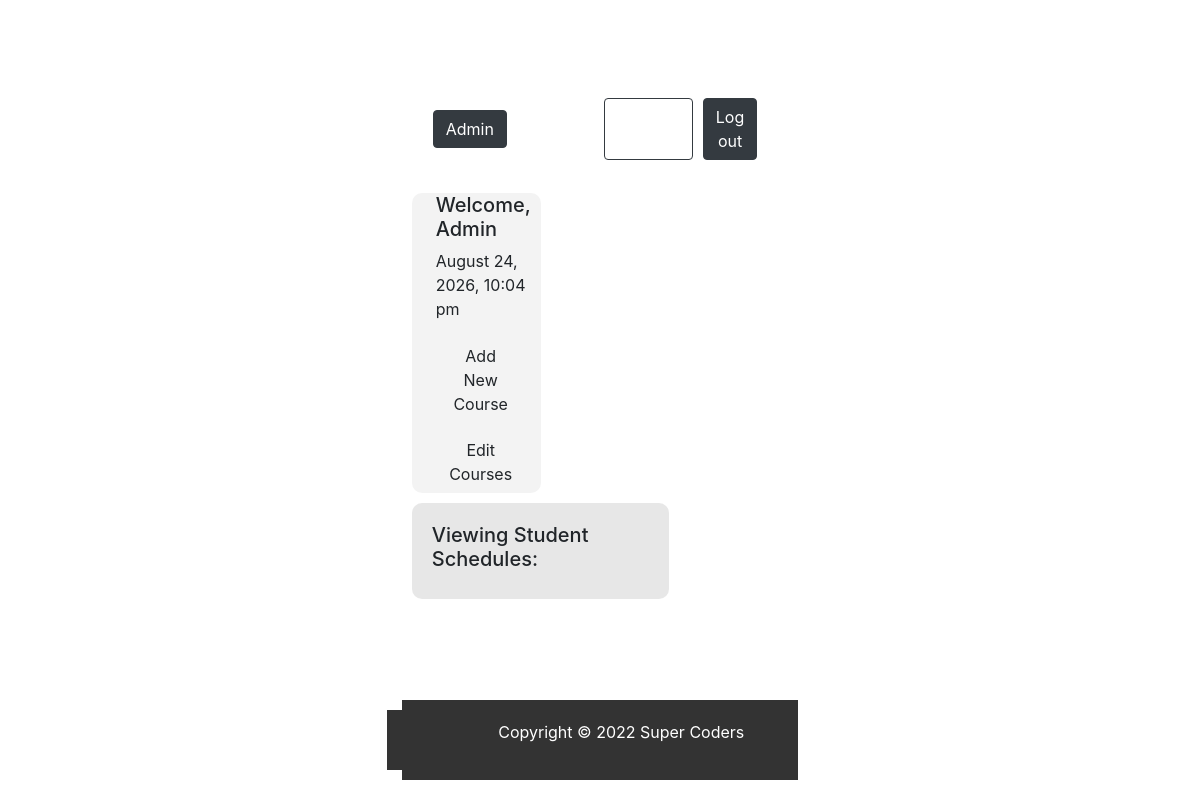
/admin_view_student_schedules.php, run on an earlier commit of the app's database.
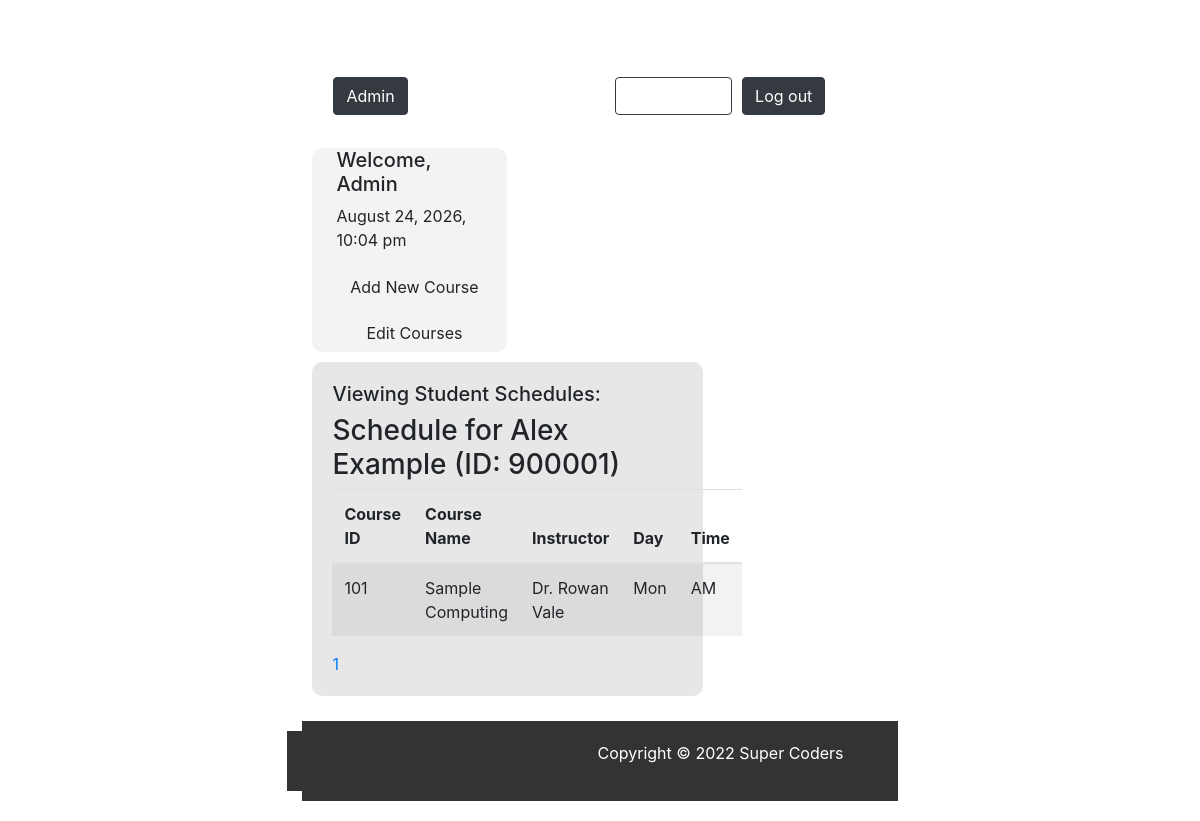
And on a later commit of the database.
### tables this page shows
CREATE TABLE `students` (
  `sid` int NOT NULL,
  `sname` varchar(60) NOT NULL,
  `username` varchar(60) NOT NULL,
  `password` varchar(255) NOT NULL,
  PRIMARY KEY (`sid`),
  UNIQUE KEY `students_username_unique` (`username`)
);

CREATE TABLE `courses` (
  `cid` int NOT NULL,
  `cname` varchar(60) NOT NULL,
  `instructor` varchar(60) NOT NULL,
  `day` char(3) DEFAULT NULL,
  `time` char(2) DEFAULT NULL,
  PRIMARY KEY (`cid`)
);

### admin_view_student_schedules.php (the view, shortened to what this page needs)
<?php
include_once 'config.php';
function getTotalPages($db, $recordsPerPage)
{
    $stmt = $db->query("SELECT COUNT(sid) FROM students");
    $totalRecords = $stmt->fetchColumn();
    return ceil($totalRecords / $recordsPerPage);
}
function fetchStudentsForPage($db, $currentPage, $recordsPerPage)
{
    $offset = ($currentPage - 1) * $recordsPerPage;
    $stmt = $db->prepare("SELECT sid, sname FROM students LIMIT :limit OFFSET :offset");
    $stmt->bindParam(':limit', $recordsPerPage, PDO::PARAM_INT);
    $stmt->bindParam(':offset', $offset, PDO::PARAM_INT);
    $stmt->execute();
    return $stmt->fetchAll(PDO::FETCH_ASSOC);
}
function fetchStudentSchedule($db, $studentId)
{
    $stmt = $db->prepare("SELECT c.cid, c.cname, c.instructor, c.day, c.time FROM enrolled e JOIN courses c ON e.cid = c.cid WHERE e.sid = :studentId");
    $stmt->bindParam(':studentId', $studentId, PDO::PARAM_INT);
    $stmt->execute();
    return $stmt->fetchAll(PDO::FETCH_ASSOC);
}
$adminUsername = $_SESSION['admin_username'] ?? 'Admin';
$currentDateTime = date('F j, Y, g:i a');
$currentPage = isset($_GET['page']) ? (int)$_GET['page'] : 1;
$recordsPerPage = 10;
$totalPages = getTotalPages($db_connection, $recordsPerPage);
$students = fetchStudentsForPage($db_connection, $currentPage, $recordsPerPage);
?>
<!DOCTYPE html>
<html>
<html lang="en">
<head>
    <link rel="stylesheet" href="https://stackpath.bootstrapcdn.com/bootstrap/4.5.2/css/bootstrap.min.css">
    <link rel="stylesheet" href="/css/stylesheet.css">
</head>
<body>
    <div class="content-wrap">
        <header>
            <div class="navbar navbar-expand-lg navbar-light padding">
                <div class="col text-left">
                    <a href='student_dashboard.php' class="btn btn-dark">Admin</a>
                </div>
                <div class="col text-right">
                    <a href="admin_dashboard.php" class="btn btn-outline-dark">My Account</a>
                    <a href="logout.php" class="btn btn-dark">Log out</a>
                </div>
            </div>
        </header>
        <main>
            <div class="row padding main-content">
                <div class="col-md-4 sidebar pl-4">
                    <h5>Welcome, <?php echo htmlspecialchars($adminUsername); ?></h5>
                    <p><?php echo $currentDateTime; ?></p>
                    <a href="add_course.php" class="btn btn-custom-1 btn-block">Add New Course</a>
                    <a href="edit_courses.php" class="btn btn-custom-1 btn-block">Edit Courses</a>
                </div>
                <div class="col-md-8 main-content loader pr-4">
                    <h5>Viewing Student Schedules:</h5>
                    <?php foreach ($students as $student) : ?>
                        <h3>Schedule for <?= htmlspecialchars($student['sname']) ?> (ID: <?= $student['sid'] ?>)</h3>
                        <?php
                        $schedule = fetchStudentSchedule($db_connection, $student['sid']);
                        if (count($schedule) > 0) :
                        ?>
                            <table class="table table-striped table-hover">
                                <thead>
                                    <tr>
                                        <th>Course ID</th>
                                        <th>Course Name</th>
                                        <th>Instructor</th>
                                        <th>Day</th>
                                        <th>Time</th>
                                    </tr>
                                </thead>
                                <tbody>
                                    <?php foreach ($schedule as $course) : ?>
                                        <tr>
                                            <td><?= htmlspecialchars($course['cid']) ?></td>
                                            <td><?= htmlspecialchars($course['cname']) ?></td>
                                            <td><?= htmlspecialchars($course['instructor']) ?></td>
                                            <td><?= htmlspecialchars($course['day']) ?></td>
                                            <td><?= htmlspecialchars($course['time']) ?></td>
                                        </tr>
                                    <?php endforeach; ?>
                                </tbody>
                            </table>
                        <?php else : ?>
                            <p>No courses enrolled.</p>
                        <?php endif; ?>
                    <?php endforeach; ?>
                    <div class="pagination">
                        <?php
                        for ($page = 1; $page <= $totalPages; $page++) : ?>
                            <a href="?page=<?= $page ?>" <?= ($page == $currentPage) ? 'class="active"' : '' ?>><?= $page ?></a>
                        <?php endfor; ?>
                    </div>
                </div>
            </div>
        </main>
        <footer>
            <div class="footer row padding pr-4">
                <div class="col text-right">
                    <p>Copyright &copy; 2022 Super Coders</p>
                </div>
            </div>
        </footer>
    </div>
</body>
</html>

### css/stylesheet.css (style rules this page uses)
html, body { height: 100%; margin: 0; display: flex; flex-direction: column; justify-content: center; align-items: center; }
body { padding-top: 70px; }
footer, .footer { background-color: #333; color: #fff; text-align: center; padding: 10px 0; margin-top: auto; width: 100%; }
.main-content, .content-wrap { flex-grow: 1; display: flex; flex-direction: column; padding: 20px; }
.sidebar { background-color: #f0f0f0cf; }
.col-md-4, .col-md-8 { display: flex; flex-direction: column; border-radius: 10px; margin: 5px; }
.loader { background-color: rgba(225, 225, 225, 0.785); }
.navbar { width: 100%; margin-bottom: 0; }
.navbar .col { display: flex; align-items: center; }
.navbar a { margin-right: 10px; color: #fff; }

What changed in the data, as far as the page shows it:
added students: sname "Alex Example", sid "900001"
added courses: cid "101", cname "Sample Computing", instructor "Dr. Rowan Vale", day "Mon", time "AM"
Also different on the page:
new list line: "1"
